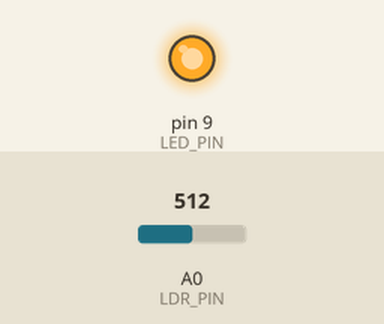
A program run on a simulated Arduino Uno, built with avr-gcc and run on an emulated ATmega328P. Shown: output pins drawn as LEDs (lit = HIGH). The test bench sets the inputs (shaded band); at power-on: A0 (LDR_PIN) = 512. What the program prints to the serial monitor is not drawn.

Above: at 6.2 s.
6.3 s: A0 (LDR_PIN) set to 306
At 7.5 s:
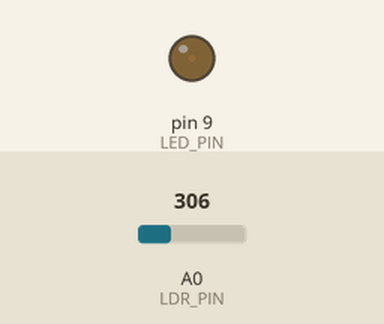
7.8 s: A0 (LDR_PIN) set to 503
9.3 s: A0 (LDR_PIN) set to 519
At 9.9 s:
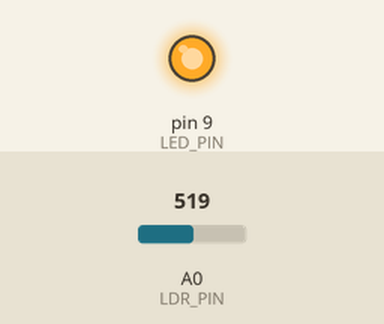
10.8 s: A0 (LDR_PIN) set to 511
At 11.1 s:
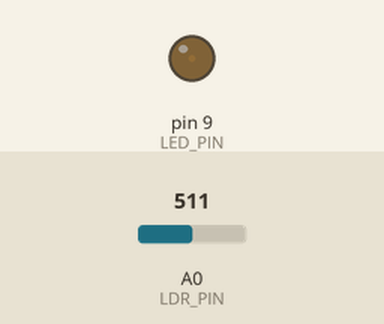
12.3 s: A0 (LDR_PIN) set to 716
At 13.4 s:
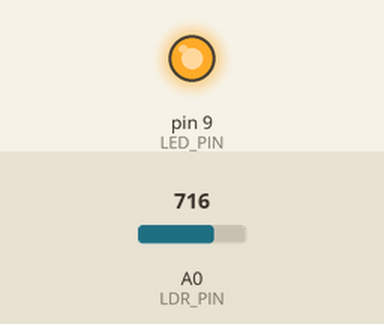
Timing chart, 0 to 14.8 s (numbered marks = the images above; inputs shaded):
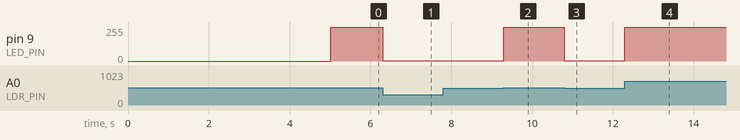

Measured:
- the behaviour switches between 511 and 512 on A0 (LDR_PIN) (found by bisection; images 1 and 2)
- after the input at 6.3 s, pin 9 (LED_PIN): 255/255 → 1/255 at once
- after the input at 7.8 s, every drawn part: stays the same
- after the input at 9.3 s, pin 9 (LED_PIN): 1/255 → 255/255 at once
- after the input at 10.8 s, pin 9 (LED_PIN): 255/255 → 1/255 at once
- after the input at 12.3 s, pin 9 (LED_PIN): 1/255 → 255/255 at once

The program:

main.cpp
```cpp
#include <Arduino.h>

int LDR_PIN = A0;
int LED_PIN = 9;

int minWert = 1023;   // Warum starten wir hier mit 1023?
int maxWert = 0;      // Und hier mit 0?

void setup() {
  Serial.begin(9600);
  Serial.println("Kalibrierung läuft 5 Sekunden...");

  for (int i = 0; i < 100; i++) {   // 100 x 50ms = 5 Sekunden
    int wert = analogRead(LDR_PIN);
    if (wert < minWert) { minWert = wert; }
    if (wert > maxWert) { maxWert = wert; }
    delay(50);
  }
  Serial.println("Fertig!");
}

void loop() {
  int wert = analogRead(LDR_PIN);
  int helligkeit = map(wert, minWert, maxWert, 0, 255);
  analogWrite(LED_PIN, helligkeit);
}
```
